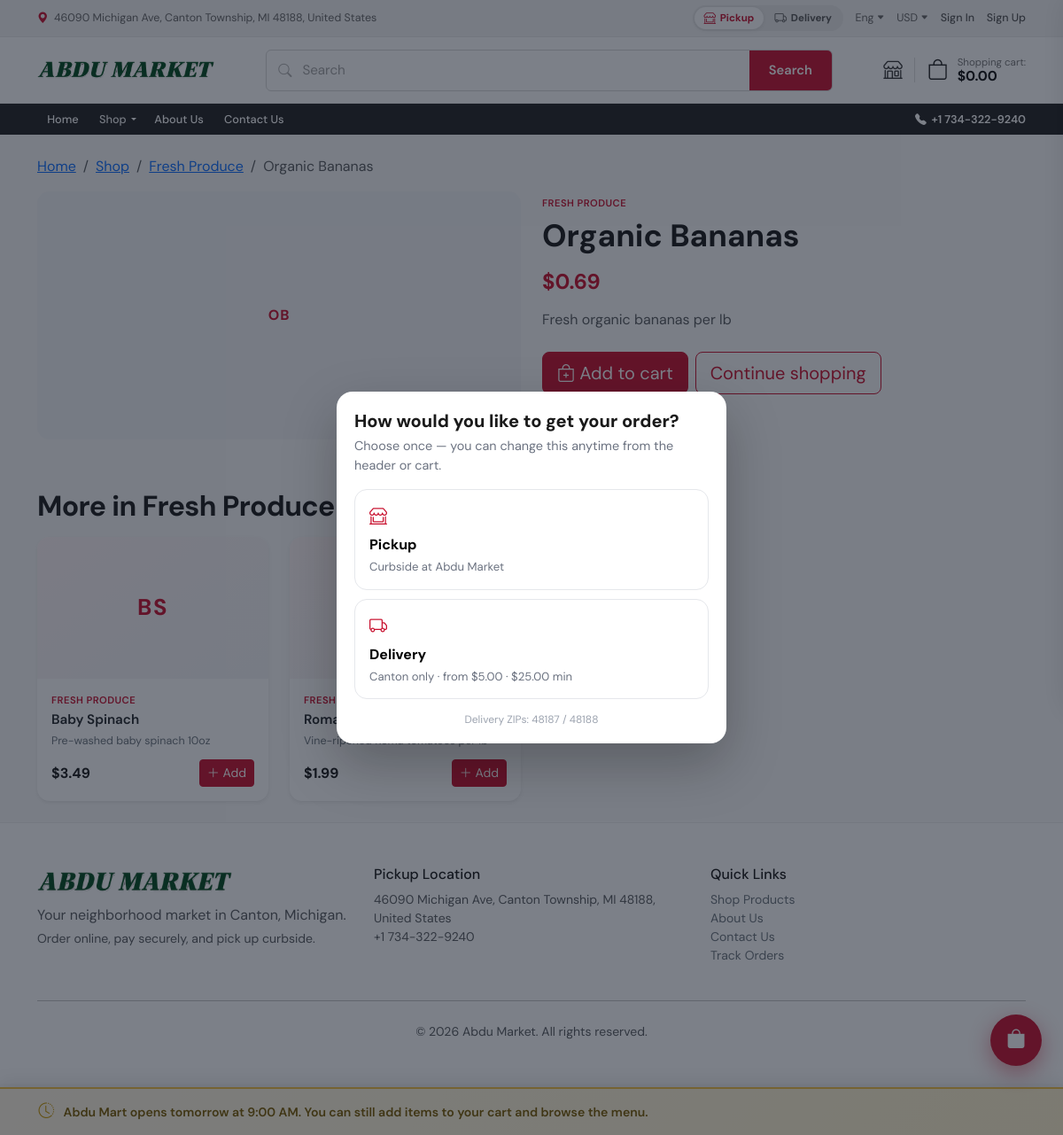
Screenshot of /product.php?id=1 with the database file from the repository.
### tables this page shows
CREATE TABLE categories (
    id INT UNSIGNED AUTO_INCREMENT PRIMARY KEY,
    clover_id VARCHAR(64) DEFAULT NULL UNIQUE,
    name VARCHAR(255) NOT NULL,
    sort_order INT NOT NULL DEFAULT 0,
    image_url VARCHAR(500) DEFAULT NULL,
    is_active TINYINT(1) NOT NULL DEFAULT 1,
    synced_at TIMESTAMP NULL DEFAULT NULL
);

CREATE TABLE products (
    id INT UNSIGNED AUTO_INCREMENT PRIMARY KEY,
    clover_id VARCHAR(64) DEFAULT NULL UNIQUE,
    category_id INT UNSIGNED DEFAULT NULL,
    name VARCHAR(255) NOT NULL,
    description TEXT DEFAULT NULL,
    price DECIMAL(10, 2) NOT NULL DEFAULT 0.00,
    inventory INT NOT NULL DEFAULT 0,
    image_url VARCHAR(500) DEFAULT NULL,
    is_active TINYINT(1) NOT NULL DEFAULT 1,
    is_featured TINYINT(1) NOT NULL DEFAULT 0,
    synced_at TIMESTAMP NULL DEFAULT NULL,
    FOREIGN KEY (category_id) REFERENCES categories(id) ON DELETE SET NULL
);

### includes/db.php (called while the page is built, shortened)
<?php
function db(): PDO
{
    static $pdo = null;
    if ($pdo === null) {
        $cfg = require dirname(__DIR__) . '/config/database.php';
        $dsn = sprintf(
            'mysql:host=%s;dbname=%s;charset=%s',
            $cfg['host'],
            $cfg['name'],
            $cfg['charset']
        );
        $pdo = new PDO($dsn, $cfg['user'], $cfg['pass'], [
            PDO::ATTR_ERRMODE => PDO::ERRMODE_EXCEPTION,
            PDO::ATTR_DEFAULT_FETCH_MODE => PDO::FETCH_ASSOC,
        ]);
    }
    return $pdo;
}

### product.php (the view, shortened to what this page needs)
<?php
$productId = (int) ($_GET['id'] ?? 0);
$product = $productId > 0 ? get_product($productId) : null;
$related = [];
if (!empty($product['category_id'])) {
    $related = array_values(array_filter(
        get_products([
            'category_id' => (int) $product['category_id'],
            'per_page' => 8,
        ]),
        static fn (array $row): bool => (int) $row['id'] !== $productId
    ));
    $related = array_slice($related, 0, 4);
}
require __DIR__ . '/includes/header.php';
?>
<div class="container py-4">
    <nav aria-label="breadcrumb" class="mb-3">
        <ol class="breadcrumb mb-0">
            <li class="breadcrumb-item"><a href="index.php">Home</a></li>
            <li class="breadcrumb-item"><a href="shop.php">Shop</a></li>
            <?php if (!empty($product['category_name'])): ?>
            <li class="breadcrumb-item">
                <a href="shop.php?category=<?= (int) ($product['category_id'] ?? 0) ?>"><?= e($product['category_name']) ?></a>
            </li>
            <?php endif; ?>
            <li class="breadcrumb-item active" aria-current="page"><?= e($product['name']) ?></li>
        </ol>
    </nav>
    <div class="row g-4 align-items-start">
        <div class="col-md-6">
            <div class="product-detail-media catalog-tile-media<?= catalog_has_image($product['image_url'] ?? null) ? '' : ' show-initials' ?>">
                <?= catalog_tile_media($product['name'], $product['image_url'] ?? null) ?>
            </div>
        </div>
        <div class="col-md-6">
            <div class="product-detail-panel">
                <?php if (!empty($product['category_name'])): ?>
                <span class="product-category"><?= e($product['category_name']) ?></span>
                <?php endif; ?>
                <h1 class="product-detail-title"><?= e($product['name']) ?></h1>
                <p class="product-detail-price text-danger"><?= format_money($product['price']) ?></p>
                <?php if (trim((string) ($product['description'] ?? '')) !== ''): ?>
                <p class="product-detail-desc text-muted"><?= e($product['description']) ?></p>
                <?php else: ?>
                <p class="product-detail-desc text-muted">Fresh from Abdu Market. Order online and pick up curbside in Canton, MI.</p>
                <?php endif; ?>
                <div class="d-flex flex-wrap gap-2 align-items-center mt-4">
                    <?php if (product_is_purchasable($product)): ?>
                    <form method="post" action="<?= e(asset_url('mart-line.php')) ?>" class="mart-buy-form">
                        <button type="submit" class="btn btn-danger btn-lg">
                            <i class="bi bi-bag-plus"></i> Add to cart
                        </button>
                    </form>
                    <?php else: ?>
                    <button type="button" class="btn btn-outline-secondary btn-lg" disabled>Currently unavailable</button>
                    <?php endif; ?>
                    <a href="shop.php" class="btn btn-outline-danger btn-lg">Continue shopping</a>
                </div>
            </div>
        </div>
    </div>
    <?php if (!empty($related)): ?>
    <div class="mt-5 pt-2">
        <h2 class="section-title mb-3">More in <?= e($product['category_name'] ?? 'this category') ?></h2>
        <div class="row g-4">
            <?php foreach ($related as $product): ?>
            <?php require __DIR__ . '/includes/product_card.php'; ?>
            <?php endforeach; ?>
        </div>
    </div>
    <?php endif; ?>
</div>
<?php require __DIR__ . '/includes/footer.php'; ?>

### includes/functions.php (shortened to what this page needs)
<?php
function e(?string $value): string
{
    return htmlspecialchars($value ?? '', ENT_QUOTES, 'UTF-8');
}
function format_money(float|int|string $amount): string
{
    return '$' . number_format((float) $amount, 2);
}
function asset_url(string $path): string
{
    return '/' . ltrim($path, '/');
}
function catalog_has_image(?string $url): bool
{
    $url = trim((string) $url);
    if ($url === '') {
        return false;
    }
    return str_starts_with($url, '/assets/');
}
function name_initials(string $name): string
{
    $name = trim(preg_replace('/\s+/u', ' ', $name));
    $words = preg_split('/\s+/u', $name, -1, PREG_SPLIT_NO_EMPTY);
    $pick = static function (string $s): ?string {
        if (preg_match('/[\p{L}\p{N}]/u', $s, $m) === 1) {
            return $m[0];
        }
        return null;
    };
    $first = null;
    $second = null;
    foreach ($words as $w) {
        $c = $pick($w);
        if ($first === null) {
            $first = $c;
            continue;
        }
        $second = $c;
        break;
    }
    if ($first !== null && $second !== null) {
        return mb_strtoupper($first . $second);
    }
    return '?';
}
function catalog_tile_media(string $name, ?string $imageUrl): string
{
    $initials = e(name_initials($name));
    $html = '<span class="catalog-tile-initials" aria-hidden="true">' . $initials . '</span>';
    return $html;
}
function get_products(array $filters = []): array
{
    $params = [];
    $where = product_filter_sql($filters, $params);
    $sort = $filters['sort'] ?? 'name';
    $order = match ($sort) {
        'price_asc' => ' ORDER BY p.price ASC',
        'price_desc' => ' ORDER BY p.price DESC',
        'featured' => products_have_featured_column()
            ? ' ORDER BY p.is_featured DESC, p.name ASC'
            : ' ORDER BY p.name ASC',
        'name' => ' ORDER BY p.name ASC',
        default => ' ORDER BY p.name ASC',
    };
    $sql = 'SELECT p.*, c.name AS category_name FROM products p
            LEFT JOIN categories c ON c.id = p.category_id WHERE 1=1' . $where . $order;
    if (!empty($filters['per_page'])) {
        $page = max(1, (int) ($filters['page'] ?? 1));
        $perPage = max(1, min(100, (int) $filters['per_page']));
        $sql .= ' LIMIT ' . $perPage . ' OFFSET ' . (($page - 1) * $perPage);
    }
    $stmt = db()->prepare($sql);
    $stmt->execute($params);
    return $stmt->fetchAll();
}
function product_filter_sql(array $filters, array &$params): string
{
    $sql = '';
    if (!empty($filters['category_id'])) {
        $sql .= ' AND p.category_id = ?';
        $params[] = (int) $filters['category_id'];
    }
    if (!isset($filters['include_inactive']) || !$filters['include_inactive']) {
        $sql .= ' AND p.is_active = 1';
    }
    return $sql;
}
function product_is_purchasable(array $product): bool
{
    return (int) ($product['is_active'] ?? 0) === 1 && (int) ($product['inventory'] ?? 0) > 0;
}
function get_product(int $id): ?array
{
    $stmt = db()->prepare('SELECT p.*, c.name AS category_name FROM products p
        LEFT JOIN categories c ON c.id = p.category_id WHERE p.id = ?');
    $stmt->execute([$id]);
    $row = $stmt->fetch();
    return $row ?: null;
}

### includes/product_card.php (shortened to what this page needs)
<?php
$productColClass = $productColClass ?? 'col-6 col-md-4 col-lg-3';
$productUrl = 'product.php?id=' . (int) $product['id'];
?>
<div class="<?= e($productColClass) ?>">
    <article class="product-card card h-100 border-0 shadow-sm">
        <a href="<?= e($productUrl) ?>" class="product-card-media-link text-decoration-none text-dark">
            <div class="product-img catalog-tile-media<?= catalog_has_image($product['image_url'] ?? null) ? '' : ' show-initials' ?>">
                <?= catalog_tile_media($product['name'], $product['image_url'] ?? null) ?>
            </div>
        </a>
        <div class="card-body d-flex flex-column">
            <span class="product-category"><?= e($product['category_name'] ?? 'General') ?></span>
            <h3 class="product-name">
                <a href="<?= e($productUrl) ?>" class="text-decoration-none text-dark"><?= e($product['name']) ?></a>
            </h3>
            <p class="product-desc"><?= e(mb_strimwidth($product['description'] ?? '', 0, 80, '...')) ?></p>
            <div class="mt-auto d-flex justify-content-between align-items-center gap-2">
                <strong class="product-price"><?= format_money($product['price']) ?></strong>
                <?php if (product_is_purchasable($product)): ?>
                <form method="post" action="<?= e(asset_url('mart-line.php')) ?>" class="mart-buy-form">
                    <button type="submit" class="btn btn-sm btn-danger">
                        <i class="bi bi-plus-lg"></i> Add
                    </button>
                </form>
                <?php else: ?>
                <button type="button" class="btn btn-sm btn-outline-secondary" disabled>Unavailable</button>
                <?php endif; ?>
            </div>
        </div>
    </article>
</div>

### rows the page displays
categories: name "Fresh Produce", name "FRESH PRODUCE"
products: name "Organic Bananas", name "OB", price "$0.69", description "Fresh organic bananas per lb"
products: name "BS", category.name "FRESH PRODUCE", name "Baby Spinach", description "Pre-washed baby spinach 10oz", price "$3.49"
products: category.name "FRESH…", name "Roma…", description "Vine-ripened…", price "$1.99"

### other values shown
$martAddress "46090 Michigan Ave, Canton Township, MI 48188, United States"
$cartSubtotalLabel "$0.00"
$martPhone "+1 734-322-9240"
setting('mart.address', config('mart.address')) "46090 Michigan Ave, Canton Township, MI 48188, United States"
setting('mart.phone', config('mart.phone')) "+1 734-322-9240"
$storeStatus['banner_message'] "Abdu Mart opens tomorrow at 9:00 AM. You can still add items to your cart and browse the menu."
$deliveryFeeLabel "$5.00"
$deliveryMinLabel "$25.00"
$cantonZipsLabel "48187 / 48188"
